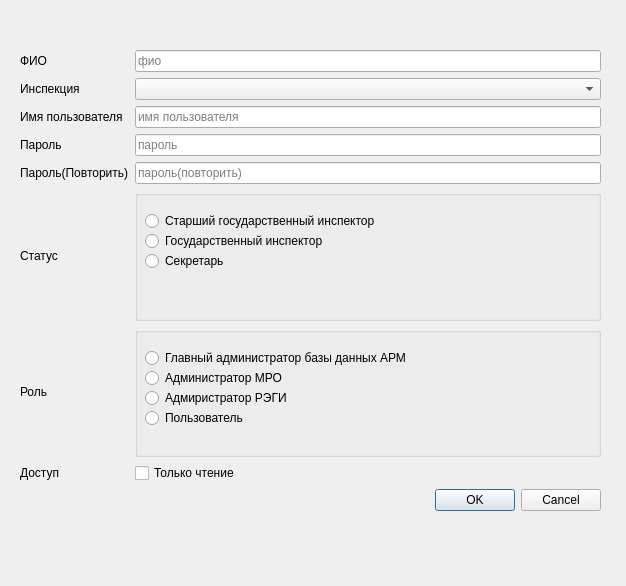
<?xml version="1.0" encoding="UTF-8"?>
<ui version="4.0">
 <class>userForm</class>
 <widget class="QDialog" name="userForm">
  <property name="geometry">
   <rect>
    <x>0</x>
    <y>0</y>
    <width>626</width>
    <height>586</height>
   </rect>
  </property>
  <property name="windowTitle">
   <string>Создание нового пользователя</string>
  </property>
  <widget class="QWidget" name="layoutWidget">
   <property name="geometry">
    <rect>
     <x>20</x>
     <y>50</y>
     <width>581</width>
     <height>461</height>
    </rect>
   </property>
   <layout class="QGridLayout" name="gridLayout">
    <item row="1" column="0">
     <widget class="QLabel" name="labelInspection">
      <property name="text">
       <string>Инспекция</string>
      </property>
     </widget>
    </item>
    <item row="2" column="0">
     <widget class="QLabel" name="labelName">
      <property name="text">
       <string>Имя пользователя</string>
      </property>
     </widget>
    </item>
    <item row="4" column="1">
     <widget class="QLineEdit" name="lineEditPassword_2">
      <property name="frame">
       <bool>true</bool>
      </property>
      <property name="echoMode">
       <enum>QLineEdit::Password</enum>
      </property>
      <property name="placeholderText">
       <string>пароль(повторить)</string>
      </property>
     </widget>
    </item>
    <item row="7" column="0">
     <widget class="QLabel" name="labelAccess">
      <property name="text">
       <string>Доступ</string>
      </property>
     </widget>
    </item>
    <item row="6" column="0">
     <widget class="QLabel" name="labelRole">
      <property name="text">
       <string>Роль</string>
      </property>
     </widget>
    </item>
    <item row="3" column="1">
     <widget class="QLineEdit" name="lineEditPassword">
      <property name="toolTipDuration">
       <number>-2</number>
      </property>
      <property name="maxLength">
       <number>32764</number>
      </property>
      <property name="echoMode">
       <enum>QLineEdit::Password</enum>
      </property>
      <property name="cursorPosition">
       <number>0</number>
      </property>
      <property name="placeholderText">
       <string>пароль</string>
      </property>
     </widget>
    </item>
    <item row="4" column="0">
     <widget class="QLabel" name="labelPassword_2">
      <property name="text">
       <string>Пароль(Повторить)</string>
      </property>
     </widget>
    </item>
    <item row="0" column="0">
     <widget class="QLabel" name="labelFio">
      <property name="text">
       <string>ФИО</string>
      </property>
     </widget>
    </item>
    <item row="8" column="1">
     <widget class="QDialogButtonBox" name="buttonBox">
      <property name="orientation">
       <enum>Qt::Horizontal</enum>
      </property>
      <property name="standardButtons">
       <set>QDialogButtonBox::Cancel|QDialogButtonBox::Ok</set>
      </property>
     </widget>
    </item>
    <item row="6" column="1">
     <widget class="QGroupBox" name="groupBoxRole">
      <property name="title">
       <string/>
      </property>
      <widget class="QRadioButton" name="radioButton_4">
       <property name="geometry">
        <rect>
         <x>10</x>
         <y>20</y>
         <width>341</width>
         <height>22</height>
        </rect>
       </property>
       <property name="text">
        <string>Главный администратор базы данных АРМ</string>
       </property>
      </widget>
      <widget class="QRadioButton" name="radioButton_5">
       <property name="geometry">
        <rect>
         <x>10</x>
         <y>40</y>
         <width>311</width>
         <height>22</height>
        </rect>
       </property>
       <property name="text">
        <string>Администратор МРО</string>
       </property>
      </widget>
      <widget class="QRadioButton" name="radioButton_6">
       <property name="geometry">
        <rect>
         <x>10</x>
         <y>60</y>
         <width>191</width>
         <height>22</height>
        </rect>
       </property>
       <property name="text">
        <string>Адмиристратор РЭГИ</string>
       </property>
      </widget>
      <widget class="QRadioButton" name="radioButton_7">
       <property name="geometry">
        <rect>
         <x>10</x>
         <y>80</y>
         <width>161</width>
         <height>22</height>
        </rect>
       </property>
       <property name="text">
        <string>Пользователь</string>
       </property>
      </widget>
     </widget>
    </item>
    <item row="0" column="1">
     <widget class="QLineEdit" name="lineEditFio">
      <property name="placeholderText">
       <string>фио</string>
      </property>
     </widget>
    </item>
    <item row="1" column="1">
     <widget class="QComboBox" name="comboBoxInspection"/>
    </item>
    <item row="3" column="0">
     <widget class="QLabel" name="labelPassword">
      <property name="text">
       <string>Пароль</string>
      </property>
     </widget>
    </item>
    <item row="7" column="1">
     <widget class="QCheckBox" name="checkBox">
      <property name="text">
       <string>Только чтение</string>
      </property>
     </widget>
    </item>
    <item row="5" column="0">
     <widget class="QLabel" name="labelStatus">
      <property name="text">
       <string>Статус</string>
      </property>
     </widget>
    </item>
    <item row="2" column="1">
     <widget class="QLineEdit" name="lineEditName">
      <property name="text">
       <string/>
      </property>
      <property name="placeholderText">
       <string>имя пользователя</string>
      </property>
     </widget>
    </item>
    <item row="5" column="1">
     <widget class="QGroupBox" name="groupBoxStatus">
      <property name="title">
       <string/>
      </property>
      <widget class="QRadioButton" name="radioButton_1">
       <property name="geometry">
        <rect>
         <x>10</x>
         <y>20</y>
         <width>341</width>
         <height>22</height>
        </rect>
       </property>
       <property name="text">
        <string>Старший государственный инспектор</string>
       </property>
      </widget>
      <widget class="QRadioButton" name="radioButton_2">
       <property name="geometry">
        <rect>
         <x>10</x>
         <y>40</y>
         <width>311</width>
         <height>22</height>
        </rect>
       </property>
       <property name="text">
        <string>Государственный инспектор</string>
       </property>
      </widget>
      <widget class="QRadioButton" name="radioButton_3">
       <property name="geometry">
        <rect>
         <x>10</x>
         <y>60</y>
         <width>100</width>
         <height>22</height>
        </rect>
       </property>
       <property name="text">
        <string>Секретарь</string>
       </property>
      </widget>
     </widget>
    </item>
   </layout>
  </widget>
 </widget>
 <resources/>
 <connections>
  <connection>
   <sender>buttonBox</sender>
   <signal>accepted()</signal>
   <receiver>userForm</receiver>
   <slot>accept()</slot>
   <hints>
    <hint type="sourcelabel">
     <x>248</x>
     <y>254</y>
    </hint>
    <hint type="destinationlabel">
     <x>157</x>
     <y>274</y>
    </hint>
   </hints>
  </connection>
  <connection>
   <sender>buttonBox</sender>
   <signal>rejected()</signal>
   <receiver>userForm</receiver>
   <slot>reject()</slot>
   <hints>
    <hint type="sourcelabel">
     <x>316</x>
     <y>260</y>
    </hint>
    <hint type="destinationlabel">
     <x>286</x>
     <y>274</y>
    </hint>
   </hints>
  </connection>
 </connections>
</ui>
